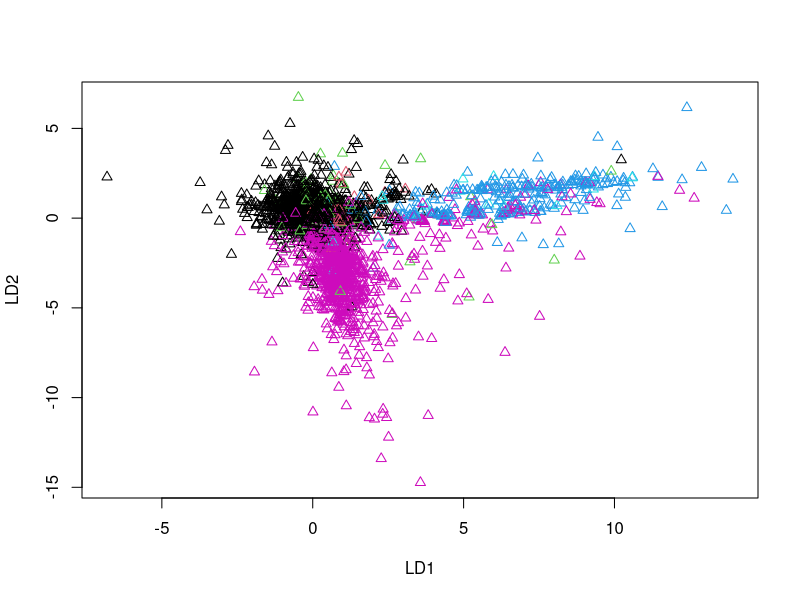

Write the R code that produced this figure.
library(data.table)
#library(sampling)
library(caret)

setwd('/home/feng/Desktop/3rd_security')
train1 <- fread("file_id_apiapi_49_select_N_train.csv")
train2 <- fread("file_id_label_select_train.csv")
train3 <- fread("file_id_rv_61_select_N_train.csv")
train4 <- fread("file_id_api_seq_66_select_N_train_0.csv")

# write.csv(train,"train_115.csv",row.names = F,quote = F)

train <- train1[train3,on="file_id"][train4,on="file_id"][train2,on="file_id"]
#train <- train1[train2,on="file_id"]
train[,file_id:=NULL]
train$label <- as.factor(train$label)









names(train)
# Scale dataset
print( "... scaling dataset ..." )
maxs = apply( train[,-187], 2, max )
mins = apply( train[,-187], 2, min )
dataset = as.data.frame( scale( train[,-187], center = mins, scale = maxs - mins ) )
dataset = cbind( dataset, "label" = train$label )
index <- createDataPartition(y=dataset$label, p=0.6, list=F)
X_train = dataset[ index, ]
test = dataset[ -index, ]

# Dimensionality Reduction -> LDA   
print( "... dimensionality reduction - LDA ..." )
library( MASS )
lda = lda( label ~ ., data = X_train )
# Ploting LDA Model
projected_data = as.matrix( X_train[, 1:190] ) %*% lda$scaling
plot( projected_data, col = X_train[,191], pch = 24 )
# Testing
X_test = test[, !( names( test ) %in% c( "label" ) ) ]  
model.results = predict( lda, X_test )
# Results
print( "... resulting ..." )

# Confusion Matrix
library( caret )
t = table( model.results$class, test$label )
print( confusionMatrix( t ) )
